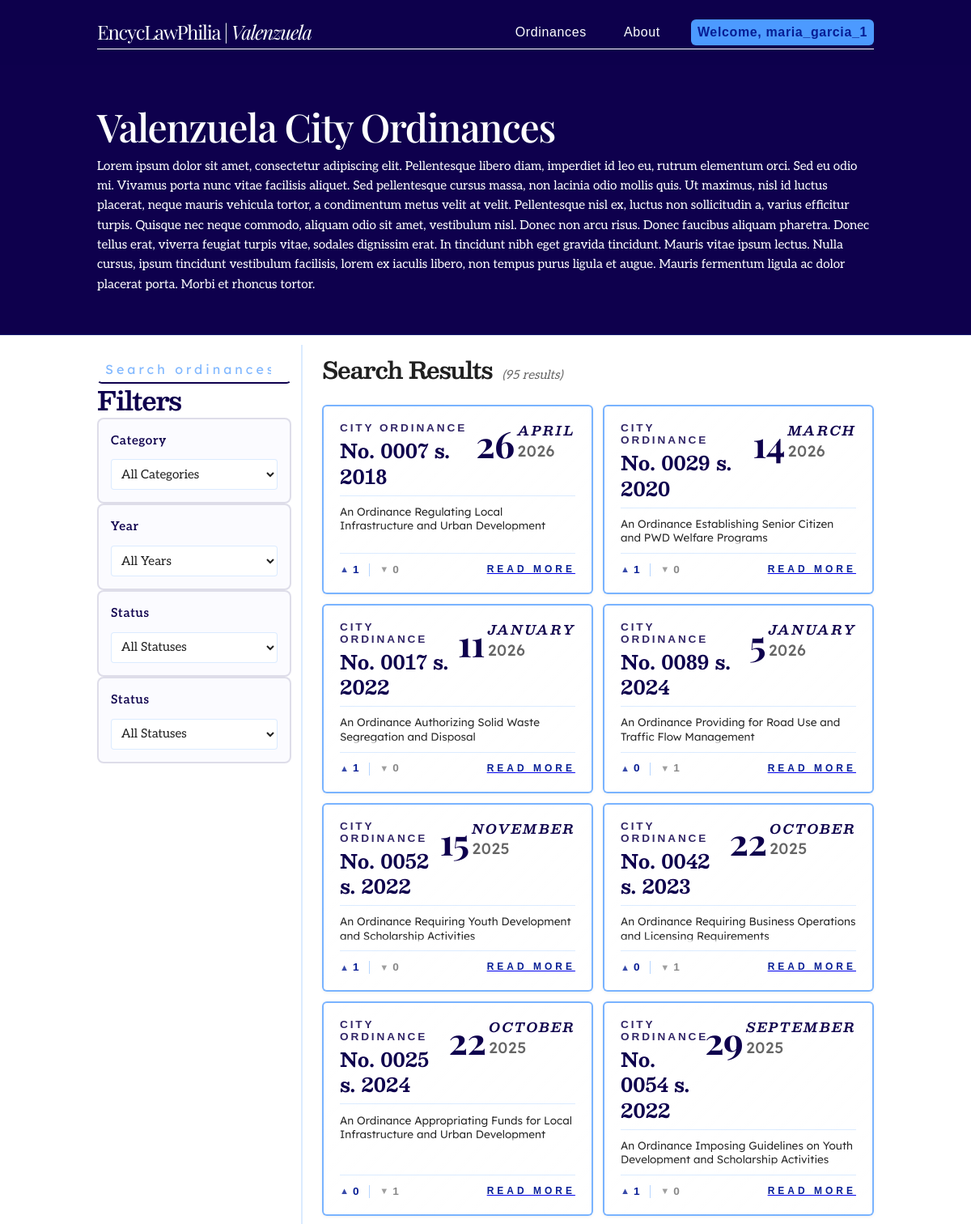
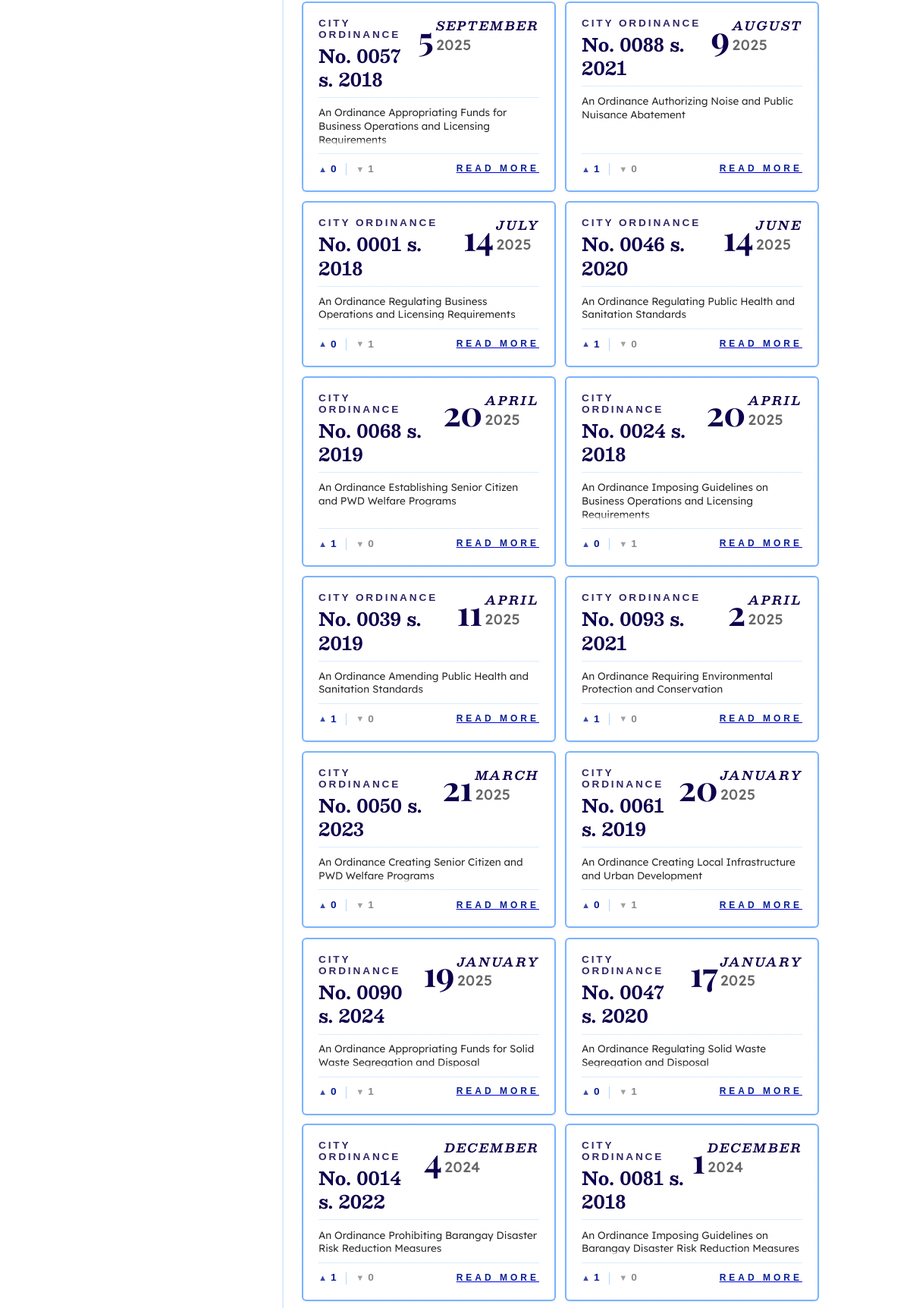
The app's page /browse.php (signed in, upper part) with its own data (2 pictures, top to bottom).
### tables this page shows
CREATE TABLE Ordinances (
    ordinance_id        INT             NOT NULL AUTO_INCREMENT,
    ordinance_number    VARCHAR(50)     NOT NULL,
    title               VARCHAR(255)    NOT NULL,
    author_sponsor      VARCHAR(150)    NOT NULL,
    series_year         VARCHAR(10)     NOT NULL,
    category_id         INT                 NULL,    
    barangay_id         INT                 NULL,    
    status              ENUM(
                            'Pending',
                            'Active',
                            'Repealed',
                            'Amended'
                        )               NOT NULL DEFAULT 'Pending',  
    date_enacted        DATETIME            NULL,    
    pdf_file            VARCHAR(255)        NULL,    
    created_at          DATETIME        NOT NULL DEFAULT CURRENT_TIMESTAMP,
    updated_at          DATETIME        NOT NULL DEFAULT CURRENT_TIMESTAMP
                                        ON UPDATE CURRENT_TIMESTAMP,
    summary             TEXT                NULL,    
    full_text           LONGTEXT            NULL,    
    archived_at         DATETIME            NULL,    

    CONSTRAINT pk_ordinances        PRIMARY KEY (ordinance_id),
    CONSTRAINT uq_ordinances_number UNIQUE (ordinance_number),
    CONSTRAINT fk_ordinances_category
        FOREIGN KEY (category_id) REFERENCES Categories (category_id)
        ON UPDATE CASCADE ON DELETE SET NULL,
    CONSTRAINT fk_ordinances_barangay
        FOREIGN KEY (barangay_id) REFERENCES Barangays (barangay_id)
        ON UPDATE CASCADE ON DELETE SET NULL
);

### php/procedures.php (called while the page is built, shortened)
<?php
function getOrdinancesByTitle(PDO $pdo, string $searchKeyword): array
{
    $sql = "
        WITH MetricAggregations AS (
            SELECT
                rel.ordinance_id,
                SUM(CASE WHEN rel.reaction_type = 'like' THEN 1 ELSE 0 END) AS total_likes,
                SUM(CASE WHEN rel.reaction_type = 'dislike' THEN 1 ELSE 0 END) AS total_dislikes
            FROM
                Ordinance_Reactions rel
            GROUP BY
                rel.ordinance_id
        )
        SELECT
            ord.ordinance_id,
            SUBSTRING(ord.ordinance_number, 5) AS ordinance_number,
            ord.title,
            ord.series_year,
            IFNULL(DAY(ord.date_enacted), '') AS enactment_day,
            IFNULL(MONTHNAME(ord.date_enacted), '') AS enactment_month,
            IFNULL(YEAR(ord.date_enacted), ord.series_year) AS enactment_year,
            ord.status,
            COALESCE(metrics.total_likes, 0) AS like_count,
            COALESCE(metrics.total_dislikes, 0) AS dislike_count
        FROM
            Ordinances ord
        LEFT JOIN
            MetricAggregations metrics ON ord.ordinance_id = metrics.ordinance_id
        WHERE
            ord.title LIKE :search_pattern
            AND ord.archived_at IS NULL
        ORDER BY
            ord.date_enacted DESC,
            ord.ordinance_id DESC;
    ";
    try {
        $stmt = $pdo->prepare($sql);
        $searchPattern = '%' . $searchKeyword . '%';
        $stmt->execute([':search_pattern' => $searchPattern]);
        $rawResults = $stmt->fetchAll(PDO::FETCH_ASSOC);
        $normalizedResults = [];
        foreach ($rawResults as $row) {
            $normalizedResults[] = [
                'ordinance_id'     => (int)$row['ordinance_id'],
                'ordinance_number' => $row['ordinance_number'],
                'title'            => $row['title'],
                'series_year'      => (int)$row['series_year'],
                'enactment_day'    => $row['enactment_day'] !== '' ? (int)$row['enactment_day'] : null,
                'enactment_month'  => $row['enactment_month'],
                'enactment_year'   => (int)$row['enactment_year'],
                'status'           => $row['status'],
                'like_count'       => (int)$row['like_count'],
                'dislike_count'    => (int)$row['dislike_count']
            ];
        }
        return $normalizedResults;
    } catch (PDOException $e) {
        error_log("Database execution error within getOrdinancesByTitle: " . $e->getMessage());
        throw $e;
    }
}

### browse.php (the view, shortened to what this page needs)
<?php
require_once 'php/procedures.php';
$search_keyword = isset($_GET['q']) ? trim($_GET['q']) : '';
$safe_search_keyword = htmlspecialchars($search_keyword, ENT_QUOTES, 'UTF-8');
$results = [];
if ($search_keyword !== '') {
    $pdo = getDatabaseConnection();
    $results = getOrdinancesByTitle($pdo, $safe_search_keyword);
    echo "<script>console.log(" . json_encode($results) . ");</script>";
    echo "<script>console.log('Hello world');</script>";
} else {
    $pdo = getDatabaseConnection();
    $results = getOrdinancesByTitle($pdo, $safe_search_keyword);
}
require_once 'fragments/head.php';
require_once 'php/helpers/view_components.php';
?>
<body>
    <?php require_once 'fragments/header.php'; ?>
    <main class="browse">
        <div class="subhero" id="browse-subhero">
            <div class="subhero-content">
                <h1>Valenzuela City Ordinances</h1>
                <p>Lorem ipsum dolor sit amet, consectetur adipiscing elit. Pellentesque libero diam, imperdiet id leo eu, rutrum elementum orci. Sed eu odio mi. Vivamus porta nunc vitae facilisis aliquet. Sed pellentesque cursus massa, non lacinia odio mollis quis. Ut maximus, nisl id luctus placerat, neque mauris vehicula tortor, a condimentum metus velit at velit. Pellentesque nisl ex, luctus non sollicitudin a, varius efficitur turpis. Quisque nec neque commodo, aliquam odio sit amet, vestibulum nisl. Donec non arcu risus. Donec faucibus aliquam pharetra. Donec tellus erat, viverra feugiat turpis vitae, sodales dignissim erat. In tincidunt nibh eget gravida tincidunt. Mauris vitae ipsum lectus. Nulla cursus, ipsum tincidunt vestibulum facilisis, lorem ex iaculis libero, non tempus purus ligula et augue. Mauris fermentum ligula ac dolor placerat porta. Morbi et rhoncus tortor.</p>
            </div>
        </div>
        <div class="columns-split">
            <aside class="sidebar-column" id="sidebar-column">
                <div class="sidebar-content">
                    <form class="search-bar mini" action="browse.php" method="get">
                        <input
                            type="search"
                            id="browse-pg-search-bar"
                            name="q"
                            placeholder="Search ordinances..."
                            aria-label="Search within results"
                            autocomplete="off"
                            inputmode="search" />
                    </form>
                    <h2>Filters</h2>
                    <div class="filter-group">
                        <label for="category-filter">Category</label>
                        <select id="category-filter">
                            <option>All Categories</option>
                        </select>
                    </div>
                    <div class="filter-group">
                        <label for="year-filter">Year</label>
                        <select id="year-filter">
                            <option>All Years</option>
                        </select>
                    </div>
                    <div class="filter-group">
                        <label for="status-filter">Status</label>
                        <select id="status-filter">
                            <option>All Statuses</option>
                        </select>
                    </div>
                    <div class="filter-group">
                        <label for="status-filter">Status</label>
                        <select id="status-filter">
                            <option>All Statuses</option>
                        </select>
                    </div>
                </div>
            </aside>
            <section class="results-content" id="browse-all-ordinances">
                <div class="results-header">
                    <h2 class="results-header-title">Search Results for <?php echo $safe_search_keyword; ?></h2>
                    <span class="result-count" id="result-count">(<?php echo count($results); ?> results)</span>
                </div>
                <div class="flex-grid" id="results-grid">
                    <?php if (!empty($results)): ?>
                        <?php foreach ($results as $row): ?>
                            <div class="content-card">
                                <div class="content-card-header">
                                    <div class="card-label-group">
                                        <span class="card-type">City Ordinance</span>
                                        <span class="numeral-and-series">
                                            No. <?php echo htmlspecialchars($row['ordinance_number'], ENT_QUOTES, 'UTF-8'); ?>
                                            s. <?php echo htmlspecialchars($row['series_year'], ENT_QUOTES, 'UTF-8'); ?></span>
                                    </div>
                                    <div class="date">
                                        <span class="date-day"><?php echo htmlspecialchars($row['enactment_day'], ENT_QUOTES, 'UTF-8'); ?></span>
                                        <div class="date-meta">
                                            <span class="date-month"><?php echo htmlspecialchars($row['enactment_month'], ENT_QUOTES, 'UTF-8'); ?></span>
                                            <span class="date-year"><?php echo htmlspecialchars($row['enactment_year'], ENT_QUOTES, 'UTF-8'); ?></span>
                                        </div>
                                    </div>
                                </div>
                                <div class="preview-container">
                                    <div class="preview-text">
                                    </div>
                                </div>
                                <div class="card-footer">
                                    <div class="card-engagement">
                                        <span class="engagement-item likes">
                                            <span class="engagement-icon">▲</span>
                                            <span class="engagement-count">
                                                <?php echo htmlspecialchars($row['like_count'], ENT_QUOTES, 'UTF-8'); ?>
                                            </span>
                                        </span>
                                        <span class="engagement-item dislikes">
                                            <span class="engagement-icon">▼</span>
                                            <span class="engagement-count">
                                                <?php echo htmlspecialchars($row['dislike_count'], ENT_QUOTES, 'UTF-8'); ?>
                                            </span>
                                        </span>
                                    </div>
                                    <?php renderOrdinanceRedirectLink((int)$row['ordinance_id']); ?>
                                </div>
                            </div>
                        <?php endforeach; ?>
                    <?php else: ?>
                        <div class="no-results">
                            <p>No matching items found. Try adjusting your keywords.</p>
                        </div>
                    <?php endif; ?>
                </div>
            </section>
        </div>
    </main>
</body>
</html>
</body>
</html>

### php/helpers/view_components.php
<?php
function renderOrdinanceRedirectLink(int $ordinanceId): void
{
    ?>
    <a href="ordinance.php?id=<?= $ordinanceId ?>">
        <p class="link">Read More</p>
    </a>
    <?php
}

### records on screen
ordinances: ordinance_number "0007", series_year "2018", enactment_day "26", enactment_month "APRIL", enactment_year "2026", like_count "1", dislike_count "0"
ordinances: ordinance_number "0029", series_year "2020", enactment_day "14", enactment_month "MARCH", enactment_year "2026", like_count "1", dislike_count "0"
ordinances: ordinance_number "0017", series_year "2022", enactment_day "11", enactment_month "JANUARY", enactment_year "2026", like_count "1", dislike_count "0"
ordinances: ordinance_number "0089", series_year "2024", enactment_day "5", enactment_month "JANUARY", enactment_year "2026", like_count "0", dislike_count "1"
ordinances: ordinance_number "0052", series_year "2022", enactment_day "15", enactment_month "NOVEMBER", enactment_year "2025", like_count "1", dislike_count "0"
ordinances: ordinance_number "0042", series_year "2023", enactment_day "22", enactment_month "OCTOBER", enactment_year "2025", like_count "0", dislike_count "1"
ordinances: ordinance_number "0025", series_year "2024", enactment_day "22", enactment_month "OCTOBER", enactment_year "2025", like_count "0", dislike_count "1"
ordinances: ordinance_number "0054", series_year "2022", enactment_day "29", enactment_month "SEPTEMBER", enactment_year "2025", like_count "1", dislike_count "0"
ordinances: ordinance_number "0057", series_year "2018", enactment_day "5", enactment_month "SEPTEMBER", enactment_year "2025", like_count "0", dislike_count "1"
ordinances: ordinance_number "0088", series_year "2021", enactment_day "9", enactment_month "AUGUST", enactment_year "2025", like_count "1", dislike_count "0"
ordinances: ordinance_number "0001", series_year "2018", enactment_day "14", enactment_month "JULY", enactment_year "2025", like_count "0", dislike_count "1"
ordinances: ordinance_number "0046", series_year "2020", enactment_day "14", enactment_month "JUNE", enactment_year "2025", like_count "1", dislike_count "0"
ordinances: ordinance_number "0068", series_year "2019", enactment_day "20", enactment_month "APRIL", enactment_year "2025", like_count "1", dislike_count "0"
ordinances: ordinance_number "0024", series_year "2018", enactment_day "20", enactment_month "APRIL", enactment_year "2025", like_count "0", dislike_count "1"
ordinances: ordinance_number "0039", series_year "2019", enactment_day "11", enactment_month "APRIL", enactment_year "2025", like_count "1", dislike_count "0"
ordinances: ordinance_number "0093", series_year "2021", enactment_day "2", enactment_month "APRIL", enactment_year "2025", like_count "1", dislike_count "0"
ordinances: ordinance_number "0050", series_year "2023", enactment_day "21", enactment_month "MARCH", enactment_year "2025", like_count "0", dislike_count "1"
ordinances: ordinance_number "0061", series_year "2019", enactment_day "20", enactment_month "JANUARY", enactment_year "2025", like_count "0", dislike_count "1"
ordinances: ordinance_number "0090", series_year "2024", enactment_day "19", enactment_month "JANUARY", enactment_year "2025", like_count "0", dislike_count "1"
ordinances: ordinance_number "0047", series_year "2020", enactment_day "17", enactment_month "JANUARY", enactment_year "2025", like_count "0", dislike_count "1"
ordinances: ordinance_number "0014", series_year "2022", enactment_day "4", enactment_month "DECEMBER", enactment_year "2024", like_count "1", dislike_count "0"
ordinances: ordinance_number "0081", series_year "2018", enactment_day "1", enactment_month "DECEMBER", enactment_year "2024", like_count "1", dislike_count "0"

### other values on screen
$_SESSION['username'] "maria_garcia_1"
count($results) "95"
